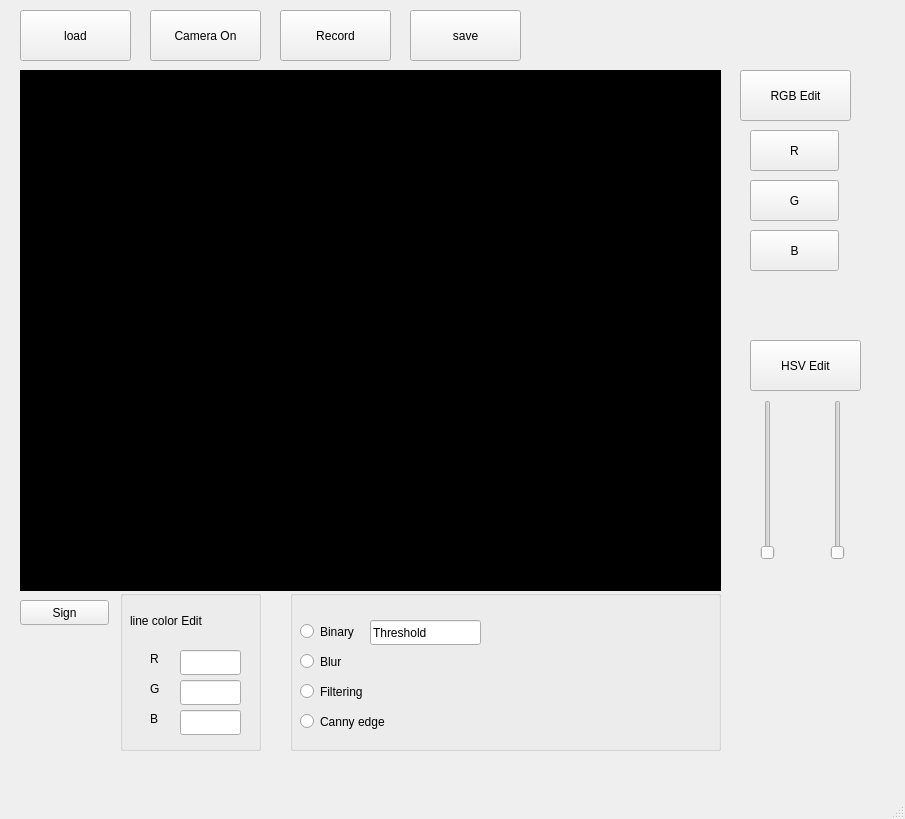
<?xml version="1.0" encoding="UTF-8"?>
<ui version="4.0">
 <class>MainWindow</class>
 <widget class="QMainWindow" name="MainWindow">
  <property name="geometry">
   <rect>
    <x>0</x>
    <y>0</y>
    <width>905</width>
    <height>819</height>
   </rect>
  </property>
  <property name="windowTitle">
   <string>MainWindow</string>
  </property>
  <widget class="QWidget" name="centralwidget">
   <widget class="QLabel" name="screen">
    <property name="geometry">
     <rect>
      <x>20</x>
      <y>70</y>
      <width>701</width>
      <height>521</height>
     </rect>
    </property>
    <property name="mouseTracking">
     <bool>true</bool>
    </property>
    <property name="styleSheet">
     <string notr="true">background-color: rgb(0, 0, 0);</string>
    </property>
    <property name="text">
     <string>사진,영상표시 위치</string>
    </property>
   </widget>
   <widget class="QPushButton" name="btnLoad">
    <property name="geometry">
     <rect>
      <x>20</x>
      <y>10</y>
      <width>111</width>
      <height>51</height>
     </rect>
    </property>
    <property name="text">
     <string>load</string>
    </property>
   </widget>
   <widget class="QPushButton" name="btnCamera">
    <property name="geometry">
     <rect>
      <x>150</x>
      <y>10</y>
      <width>111</width>
      <height>51</height>
     </rect>
    </property>
    <property name="text">
     <string>Camera On</string>
    </property>
   </widget>
   <widget class="QPushButton" name="pushButton_4">
    <property name="geometry">
     <rect>
      <x>740</x>
      <y>70</y>
      <width>111</width>
      <height>51</height>
     </rect>
    </property>
    <property name="text">
     <string>RGB Edit</string>
    </property>
   </widget>
   <widget class="QPushButton" name="btnRecord">
    <property name="geometry">
     <rect>
      <x>280</x>
      <y>10</y>
      <width>111</width>
      <height>51</height>
     </rect>
    </property>
    <property name="text">
     <string>Record</string>
    </property>
   </widget>
   <widget class="QPushButton" name="btnSave">
    <property name="geometry">
     <rect>
      <x>410</x>
      <y>10</y>
      <width>111</width>
      <height>51</height>
     </rect>
    </property>
    <property name="text">
     <string>save</string>
    </property>
   </widget>
   <widget class="QPushButton" name="btnSign">
    <property name="geometry">
     <rect>
      <x>20</x>
      <y>600</y>
      <width>89</width>
      <height>25</height>
     </rect>
    </property>
    <property name="text">
     <string>Sign</string>
    </property>
   </widget>
   <widget class="QGroupBox" name="groupBox">
    <property name="geometry">
     <rect>
      <x>120</x>
      <y>590</y>
      <width>141</width>
      <height>161</height>
     </rect>
    </property>
    <property name="title">
     <string/>
    </property>
    <widget class="QLineEdit" name="shapeB">
     <property name="geometry">
      <rect>
       <x>60</x>
       <y>120</y>
       <width>61</width>
       <height>25</height>
      </rect>
     </property>
    </widget>
    <widget class="QLineEdit" name="shapeR">
     <property name="geometry">
      <rect>
       <x>60</x>
       <y>60</y>
       <width>61</width>
       <height>25</height>
      </rect>
     </property>
    </widget>
    <widget class="QLineEdit" name="shapeG">
     <property name="geometry">
      <rect>
       <x>60</x>
       <y>90</y>
       <width>61</width>
       <height>25</height>
      </rect>
     </property>
    </widget>
    <widget class="QLabel" name="label_4">
     <property name="geometry">
      <rect>
       <x>30</x>
       <y>120</y>
       <width>30</width>
       <height>17</height>
      </rect>
     </property>
     <property name="text">
      <string>B</string>
     </property>
    </widget>
    <widget class="QLabel" name="label_3">
     <property name="geometry">
      <rect>
       <x>30</x>
       <y>90</y>
       <width>30</width>
       <height>17</height>
      </rect>
     </property>
     <property name="text">
      <string>G</string>
     </property>
    </widget>
    <widget class="QLabel" name="label_2">
     <property name="geometry">
      <rect>
       <x>30</x>
       <y>60</y>
       <width>30</width>
       <height>17</height>
      </rect>
     </property>
     <property name="text">
      <string>R</string>
     </property>
    </widget>
    <widget class="QLabel" name="label_8">
     <property name="geometry">
      <rect>
       <x>10</x>
       <y>10</y>
       <width>121</width>
       <height>41</height>
      </rect>
     </property>
     <property name="text">
      <string>line color Edit</string>
     </property>
    </widget>
   </widget>
   <widget class="QGroupBox" name="groupBox_2">
    <property name="geometry">
     <rect>
      <x>290</x>
      <y>590</y>
      <width>431</width>
      <height>161</height>
     </rect>
    </property>
    <property name="title">
     <string/>
    </property>
    <widget class="QRadioButton" name="binary">
     <property name="geometry">
      <rect>
       <x>10</x>
       <y>30</y>
       <width>112</width>
       <height>23</height>
      </rect>
     </property>
     <property name="text">
      <string>Binary</string>
     </property>
    </widget>
    <widget class="QRadioButton" name="blur">
     <property name="geometry">
      <rect>
       <x>10</x>
       <y>60</y>
       <width>112</width>
       <height>23</height>
      </rect>
     </property>
     <property name="text">
      <string>Blur</string>
     </property>
    </widget>
    <widget class="QRadioButton" name="filtering">
     <property name="geometry">
      <rect>
       <x>10</x>
       <y>90</y>
       <width>112</width>
       <height>23</height>
      </rect>
     </property>
     <property name="text">
      <string>Filtering</string>
     </property>
    </widget>
    <widget class="QRadioButton" name="cannyedge">
     <property name="geometry">
      <rect>
       <x>10</x>
       <y>120</y>
       <width>112</width>
       <height>23</height>
      </rect>
     </property>
     <property name="text">
      <string>Canny edge</string>
     </property>
    </widget>
    <widget class="QLineEdit" name="threshold">
     <property name="geometry">
      <rect>
       <x>80</x>
       <y>30</y>
       <width>111</width>
       <height>25</height>
      </rect>
     </property>
     <property name="text">
      <string>Threshold</string>
     </property>
    </widget>
   </widget>
   <widget class="QPushButton" name="btnHSV">
    <property name="geometry">
     <rect>
      <x>750</x>
      <y>340</y>
      <width>111</width>
      <height>51</height>
     </rect>
    </property>
    <property name="text">
     <string>HSV Edit</string>
    </property>
   </widget>
   <widget class="QSlider" name="sslider">
    <property name="geometry">
     <rect>
      <x>830</x>
      <y>400</y>
      <width>16</width>
      <height>160</height>
     </rect>
    </property>
    <property name="orientation">
     <enum>Qt::Vertical</enum>
    </property>
   </widget>
   <widget class="QSlider" name="hslider_2">
    <property name="geometry">
     <rect>
      <x>760</x>
      <y>400</y>
      <width>16</width>
      <height>160</height>
     </rect>
    </property>
    <property name="orientation">
     <enum>Qt::Vertical</enum>
    </property>
   </widget>
   <widget class="QPushButton" name="btnRed">
    <property name="geometry">
     <rect>
      <x>750</x>
      <y>130</y>
      <width>89</width>
      <height>41</height>
     </rect>
    </property>
    <property name="text">
     <string>R</string>
    </property>
   </widget>
   <widget class="QPushButton" name="btnGreen">
    <property name="geometry">
     <rect>
      <x>750</x>
      <y>180</y>
      <width>89</width>
      <height>41</height>
     </rect>
    </property>
    <property name="text">
     <string>G</string>
    </property>
   </widget>
   <widget class="QPushButton" name="btnBlue">
    <property name="geometry">
     <rect>
      <x>750</x>
      <y>230</y>
      <width>89</width>
      <height>41</height>
     </rect>
    </property>
    <property name="text">
     <string>B</string>
    </property>
   </widget>
  </widget>
  <widget class="QMenuBar" name="menubar">
   <property name="geometry">
    <rect>
     <x>0</x>
     <y>0</y>
     <width>905</width>
     <height>22</height>
    </rect>
   </property>
  </widget>
  <widget class="QStatusBar" name="statusbar"/>
 </widget>
 <resources/>
 <connections/>
</ui>
